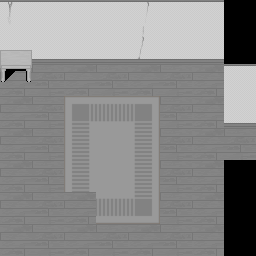

A level layout from a 2D game, rendered from its tile map. Below: a short description, then the map file with its tile-grid data intact:
An orthogonal 8x8 tile map with 32x32 px tiles, 4 tile layers (layer0, layer1, layer2, layer3), 2 tilesets.

<map version="1.10" tiledversion="1.10.0" orientation="orthogonal" renderorder="right-down" width="8" height="8" tilewidth="32" tileheight="32" infinite="0" nextlayerid="5" nextobjectid="1">
 <tileset firstgid="1" source="res/room-01-udz.tsx" />
 <tileset firstgid="897" source="res/add_more.tsx" />
 <layer id="4" name="layer0" width="8" height="8" locked="1">
  <data encoding="csv">
0,0,0,0,0,0,0,0,
0,0,0,0,0,0,0,0,
1208,1208,1208,1208,1208,1208,1208,0,
1208,1208,1208,1208,1208,1208,1208,0,
1208,1208,1208,1208,1208,1208,1208,0,
1208,1208,1208,1208,1208,1208,1208,0,
1208,1208,1208,1208,1208,1208,1208,0,
1208,1208,1208,1208,1208,1208,1208,0
</data>
 </layer>
 <layer id="1" name="layer1" width="8" height="8" locked="1">
  <data encoding="csv">
10,7,7,7,11,7,7,924,
7,7,7,7,19,7,7,924,
1,2,1,2,1,2,1,7,
1,2,961,962,963,2,1,7,
1,2,977,978,979,2,1,2,
1,2,977,978,979,2,1,924,
1,2,1,994,995,2,1,924,
1,2,1,2,1,2,1,924
</data>
 </layer>
 <layer id="2" name="layer2" width="8" height="8" locked="1">
  <data encoding="csv">
9,9,9,9,9,9,9,0,
17,17,17,17,17,17,17,0,
0,0,0,0,0,0,0,9,
0,0,0,0,0,0,0,17,
0,0,0,0,0,0,0,0,
0,0,0,0,0,0,0,0,
0,0,0,0,0,0,0,0,
0,0,0,0,0,0,0,0
</data>
 </layer>
 <layer id="3" name="layer3" width="8" height="8" locked="1">
  <data encoding="csv">
0,0,0,0,0,0,0,0,
884,0,0,0,0,0,0,0,
892,0,0,0,0,0,0,0,
0,0,0,0,0,0,0,0,
0,0,0,0,0,0,0,0,
0,0,0,0,0,0,0,0,
0,0,0,0,0,0,0,0,
0,0,0,0,0,0,0,0
</data>
 </layer>
</map>
